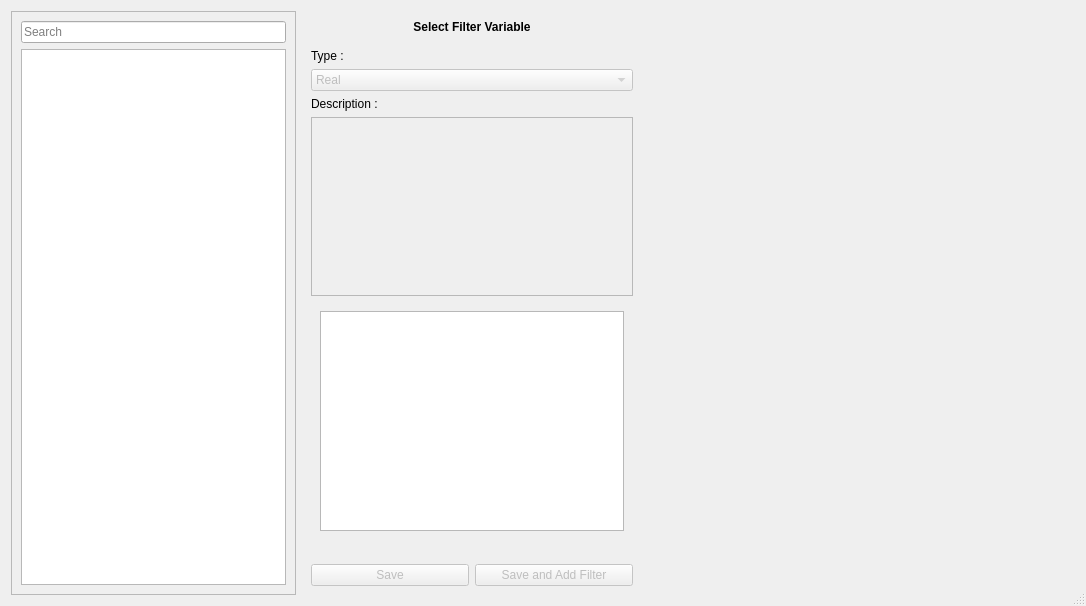
<?xml version="1.0" encoding="UTF-8"?>
<ui version="4.0">
 <class>AddFilterDialog</class>
 <widget class="QDialog" name="AddFilterDialog">
  <property name="windowModality">
   <enum>Qt::ApplicationModal</enum>
  </property>
  <property name="geometry">
   <rect>
    <x>0</x>
    <y>0</y>
    <width>1086</width>
    <height>606</height>
   </rect>
  </property>
  <property name="windowTitle">
   <string>Add Filter</string>
  </property>
  <property name="locale">
   <locale language="English" country="UnitedStates"/>
  </property>
  <property name="sizeGripEnabled">
   <bool>true</bool>
  </property>
  <property name="modal">
   <bool>true</bool>
  </property>
  <layout class="QHBoxLayout" name="horizontalLayout" stretch="2,1,3">
   <item>
    <widget class="QFrame" name="frame_3">
     <property name="frameShape">
      <enum>QFrame::StyledPanel</enum>
     </property>
     <property name="frameShadow">
      <enum>QFrame::Raised</enum>
     </property>
     <layout class="QVBoxLayout" name="verticalLayout_2">
      <item>
       <widget class="QLineEdit" name="search_box">
        <property name="placeholderText">
         <string>Search</string>
        </property>
       </widget>
      </item>
      <item>
       <widget class="QTableView" name="tableView">
        <property name="sizePolicy">
         <sizepolicy hsizetype="Preferred" vsizetype="Expanding">
          <horstretch>0</horstretch>
          <verstretch>0</verstretch>
         </sizepolicy>
        </property>
        <property name="alternatingRowColors">
         <bool>true</bool>
        </property>
        <property name="selectionMode">
         <enum>QAbstractItemView::SingleSelection</enum>
        </property>
        <property name="selectionBehavior">
         <enum>QAbstractItemView::SelectRows</enum>
        </property>
        <property name="sortingEnabled">
         <bool>true</bool>
        </property>
        <property name="cornerButtonEnabled">
         <bool>false</bool>
        </property>
        <attribute name="horizontalHeaderShowSortIndicator" stdset="0">
         <bool>true</bool>
        </attribute>
        <attribute name="horizontalHeaderStretchLastSection">
         <bool>true</bool>
        </attribute>
        <attribute name="verticalHeaderCascadingSectionResizes">
         <bool>true</bool>
        </attribute>
        <attribute name="verticalHeaderShowSortIndicator" stdset="0">
         <bool>false</bool>
        </attribute>
        <attribute name="verticalHeaderStretchLastSection">
         <bool>true</bool>
        </attribute>
       </widget>
      </item>
     </layout>
    </widget>
   </item>
   <item>
    <widget class="QFrame" name="frame">
     <property name="minimumSize">
      <size>
       <width>340</width>
       <height>0</height>
      </size>
     </property>
     <property name="frameShape">
      <enum>QFrame::NoFrame</enum>
     </property>
     <property name="frameShadow">
      <enum>QFrame::Raised</enum>
     </property>
     <layout class="QVBoxLayout" name="verticalLayout" stretch="0,0,0">
      <property name="leftMargin">
       <number>0</number>
      </property>
      <property name="rightMargin">
       <number>0</number>
      </property>
      <property name="bottomMargin">
       <number>0</number>
      </property>
      <item>
       <widget class="QLabel" name="var_name">
        <property name="maximumSize">
         <size>
          <width>16777215</width>
          <height>23</height>
         </size>
        </property>
        <property name="font">
         <font>
          <weight>75</weight>
          <bold>true</bold>
         </font>
        </property>
        <property name="text">
         <string>Select Filter Variable</string>
        </property>
        <property name="alignment">
         <set>Qt::AlignHCenter|Qt::AlignTop</set>
        </property>
       </widget>
      </item>
      <item>
       <widget class="QFrame" name="frame_2">
        <property name="frameShape">
         <enum>QFrame::NoFrame</enum>
        </property>
        <property name="frameShadow">
         <enum>QFrame::Raised</enum>
        </property>
        <layout class="QVBoxLayout" name="verticalLayout_3">
         <item>
          <widget class="QLabel" name="label_2">
           <property name="text">
            <string>Type :</string>
           </property>
           <property name="buddy">
            <cstring>var_type_combo</cstring>
           </property>
          </widget>
         </item>
         <item>
          <widget class="QComboBox" name="var_type_combo">
           <property name="enabled">
            <bool>false</bool>
           </property>
           <item>
            <property name="text">
             <string>Real</string>
            </property>
           </item>
           <item>
            <property name="text">
             <string>Nominal</string>
            </property>
           </item>
          </widget>
         </item>
         <item>
          <widget class="QLabel" name="label">
           <property name="text">
            <string>Description :</string>
           </property>
           <property name="buddy">
            <cstring>var_description</cstring>
           </property>
          </widget>
         </item>
         <item>
          <widget class="QPlainTextEdit" name="var_description">
           <property name="enabled">
            <bool>false</bool>
           </property>
           <property name="horizontalScrollBarPolicy">
            <enum>Qt::ScrollBarAlwaysOff</enum>
           </property>
          </widget>
         </item>
         <item>
          <widget class="QStackedWidget" name="details_frame">
           <property name="currentIndex">
            <number>0</number>
           </property>
           <widget class="QWidget" name="nominal_page">
            <layout class="QHBoxLayout" name="horizontalLayout_3">
             <item>
              <widget class="QTableView" name="labels_names_table">
               <attribute name="horizontalHeaderStretchLastSection">
                <bool>true</bool>
               </attribute>
               <attribute name="verticalHeaderStretchLastSection">
                <bool>false</bool>
               </attribute>
              </widget>
             </item>
            </layout>
           </widget>
           <widget class="QWidget" name="real_page">
            <layout class="QGridLayout" name="gridLayout_3">
             <item row="4" column="0">
              <widget class="QLabel" name="label_8">
               <property name="text">
                <string>Operation:</string>
               </property>
              </widget>
             </item>
             <item row="4" column="1">
              <widget class="QComboBox" name="operation_combo">
               <item>
                <property name="text">
                 <string>&gt;</string>
                </property>
               </item>
               <item>
                <property name="text">
                 <string>&lt;</string>
                </property>
               </item>
               <item>
                <property name="text">
                 <string>=</string>
                </property>
               </item>
              </widget>
             </item>
             <item row="0" column="0">
              <widget class="QLabel" name="label_4">
               <property name="toolTip">
                <string>Select the expected minimum value for this variable</string>
               </property>
               <property name="text">
                <string>Minimum</string>
               </property>
               <property name="buddy">
                <cstring>minimum_val</cstring>
               </property>
              </widget>
             </item>
             <item row="4" column="5">
              <widget class="QDoubleSpinBox" name="th_spin">
               <property name="locale">
                <locale language="English" country="UnitedStates"/>
               </property>
              </widget>
             </item>
             <item row="0" column="3">
              <spacer name="horizontalSpacer">
               <property name="orientation">
                <enum>Qt::Horizontal</enum>
               </property>
               <property name="sizeHint" stdset="0">
                <size>
                 <width>40</width>
                 <height>20</height>
                </size>
               </property>
              </spacer>
             </item>
             <item row="0" column="1">
              <widget class="QDoubleSpinBox" name="minimum_val">
               <property name="maximum">
                <double>9999.000000000000000</double>
               </property>
              </widget>
             </item>
             <item row="0" column="4">
              <widget class="QLabel" name="label_5">
               <property name="toolTip">
                <string>Select the expected maximum value for this variable</string>
               </property>
               <property name="text">
                <string>Maximum</string>
               </property>
               <property name="buddy">
                <cstring>maximum_val</cstring>
               </property>
              </widget>
             </item>
             <item row="1" column="0">
              <widget class="QLabel" name="label_6">
               <property name="toolTip">
                <string>Select the optimal value for this value, the value that would be considered &quot;good&quot;</string>
               </property>
               <property name="text">
                <string>Optimum</string>
               </property>
              </widget>
             </item>
             <item row="0" column="5">
              <widget class="QDoubleSpinBox" name="maximum_val">
               <property name="maximum">
                <double>9999999.000000000000000</double>
               </property>
              </widget>
             </item>
             <item row="1" column="1">
              <widget class="QSpinBox" name="optimum_val">
               <property name="suffix">
                <string>%</string>
               </property>
               <property name="maximum">
                <number>100</number>
               </property>
              </widget>
             </item>
             <item row="1" column="3">
              <widget class="QLabel" name="optimum_real_value">
               <property name="text">
                <string>0</string>
               </property>
              </widget>
             </item>
             <item row="2" column="0" colspan="6">
              <widget class="QSlider" name="horizontalSlider">
               <property name="locale">
                <locale language="English" country="UnitedStates"/>
               </property>
               <property name="maximum">
                <number>100</number>
               </property>
               <property name="pageStep">
                <number>10</number>
               </property>
               <property name="orientation">
                <enum>Qt::Horizontal</enum>
               </property>
               <property name="tickPosition">
                <enum>QSlider::NoTicks</enum>
               </property>
              </widget>
             </item>
             <item row="1" column="2">
              <widget class="QLabel" name="label_7">
               <property name="text">
                <string> = </string>
               </property>
               <property name="alignment">
                <set>Qt::AlignRight|Qt::AlignTrailing|Qt::AlignVCenter</set>
               </property>
              </widget>
             </item>
             <item row="3" column="0">
              <spacer name="verticalSpacer_2">
               <property name="orientation">
                <enum>Qt::Vertical</enum>
               </property>
               <property name="sizeHint" stdset="0">
                <size>
                 <width>20</width>
                 <height>91</height>
                </size>
               </property>
              </spacer>
             </item>
             <item row="4" column="4">
              <widget class="QLabel" name="label_9">
               <property name="text">
                <string>Threshold:</string>
               </property>
              </widget>
             </item>
             <item row="5" column="0">
              <spacer name="verticalSpacer">
               <property name="orientation">
                <enum>Qt::Vertical</enum>
               </property>
               <property name="sizeHint" stdset="0">
                <size>
                 <width>20</width>
                 <height>40</height>
                </size>
               </property>
              </spacer>
             </item>
            </layout>
           </widget>
          </widget>
         </item>
        </layout>
       </widget>
      </item>
      <item>
       <widget class="QFrame" name="frame_4">
        <property name="frameShape">
         <enum>QFrame::NoFrame</enum>
        </property>
        <property name="frameShadow">
         <enum>QFrame::Raised</enum>
        </property>
        <layout class="QHBoxLayout" name="horizontalLayout_2">
         <item>
          <widget class="QPushButton" name="save_button">
           <property name="enabled">
            <bool>false</bool>
           </property>
           <property name="text">
            <string>Save</string>
           </property>
          </widget>
         </item>
         <item>
          <widget class="QPushButton" name="select_button">
           <property name="enabled">
            <bool>false</bool>
           </property>
           <property name="text">
            <string>Save and Add Filter</string>
           </property>
          </widget>
         </item>
        </layout>
       </widget>
      </item>
     </layout>
    </widget>
   </item>
   <item>
    <widget class="QFrame" name="plot_frame">
     <property name="minimumSize">
      <size>
       <width>300</width>
       <height>0</height>
      </size>
     </property>
     <property name="frameShape">
      <enum>QFrame::NoFrame</enum>
     </property>
     <property name="frameShadow">
      <enum>QFrame::Raised</enum>
     </property>
    </widget>
   </item>
  </layout>
 </widget>
 <resources/>
 <connections/>
</ui>
